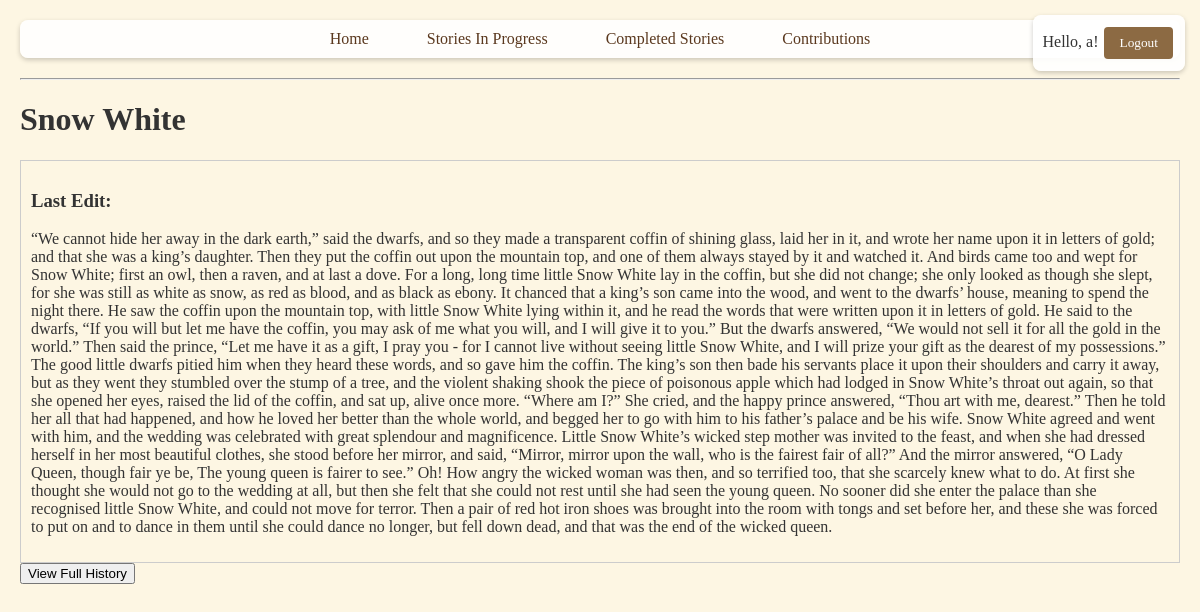
Page /story/1 (signed in) on the committed database.
### __init__.py (models this page shows)
class User(db.Model, UserMixin):
    id = db.Column(db.Integer, primary_key=True)
    username = db.Column(db.String(150), unique=True, nullable=False)
    password = db.Column(db.String(150), nullable=False)

class Story(db.Model):
    id = db.Column(db.Integer, primary_key=True)
    title = db.Column(db.String(200), nullable=False)
    status = db.Column(db.String(50), nullable=False, default='in_progress')  # 'in_progress' or 'completed'
    edits = db.relationship('Edit', backref='story', lazy=True)

class Edit(db.Model):
    id = db.Column(db.Integer, primary_key=True)
    content = db.Column(db.Text, nullable=False)
    story_id = db.Column(db.Integer, db.ForeignKey('story.id'), nullable=False)
    user_id = db.Column(db.Integer, db.ForeignKey('user.id'), nullable=False)
    timestamp = db.Column(db.DateTime, nullable=False)

### __init__.py (the view)
@app.route('/story/<int:story_id>')
def story_detail(story_id):
    story = Story.query.get_or_404(story_id)
    last_edit = Edit.query.filter_by(story_id=story.id).order_by(Edit.timestamp.desc()).first()
    display_content = last_edit.content if last_edit else ""
    return render_template('story_detail.html', story=story, last_edit=last_edit, display_content=display_content, has_contributed=has_contributed)

### __init__.py (called while the page is built)
@login_manager.user_loader
def load_user(user_id):
    return User.query.get(int(user_id))

def has_contributed(story, user):
    if not user or not user.is_authenticated:
        return False
    return Edit.query.filter_by(story_id=story.id, user_id=user.id).first() is not None

### templates/story_detail.html (shortened to what this page needs)
<!DOCTYPE html>
<html lang="en">
<head>
</head>
<body>
{% extends "base.html" %}
{% block content %}
  <h1>{{ story.title }}</h1>
  <div style="border:1px solid #ccc; padding:10px;">
      <h3>Last Edit:</h3>
      <p>{{ display_content }}</p>
  </div>
  {% if current_user.is_authenticated %}
      {% if not has_contributed(story, current_user) and story.status != 'completed' %}
          <a href="{{ url_for('contribute_story', story_id=story.id) }}"><button>Contribute</button></a>
      {% else %}
          <a href="{{ url_for('edit_history', story_id=story.id) }}"><button>View Full History</button></a>
      {% endif %}
  {% endif %}
{% endblock %}

### templates/base.html (shortened to what this page needs)
<!DOCTYPE html>
<html lang="en">
<head>
  <link rel="stylesheet" href="{{ url_for('static', filename='styles.css') }}">
</head>
<body>
  <nav>
    <a href="{{ url_for('home') }}">Home</a>
    <a href="{{ url_for('in_progress') }}">Stories In Progress</a>
    <a href="{{ url_for('completed') }}">Completed Stories</a>
    {% if current_user.is_authenticated %}
      <a href="{{ url_for('contributions') }}">Contributions</a>
    {% endif %}
  </nav>
  <div class="login-container">
    {% if current_user.is_authenticated %}
      <span>Hello, {{ current_user.username }}!</span>
      <form action="{{ url_for('logout') }}" method="GET" style="display:inline;">
        <button type="submit" class="btn">Logout</button>
      </form>
    {% endif %}
  </div>
  <hr>
  {% block content %}{% endblock %}
</body>
</html>

### static/styles.css (style rules this page uses)
body { background: url('https://www.transparenttextures.com/patterns/old-mathematics.png'), #fdf6e3; background-size: cover; margin: 0; padding: 20px; font-family: 'Merriweather', serif; color: #333; }
nav { text-align: center; margin-bottom: 20px; background: rgba(255,255,255,0.9); padding: 10px; border-radius: 8px; box-shadow: 0 2px 5px rgba(0,0,0,0.2); }
nav a { color: #5a381e; text-decoration: none; margin: 0 15px; padding: 8px 12px; border-radius: 4px; transition: background 0.3s; }
.login-container { position: fixed; top: 15px; right: 15px; background: rgba(255,255,255,0.9); padding: 10px; border-radius: 8px; box-shadow: 0 2px 5px rgba(0,0,0,0.2); }
.btn { background: #8c6a43; color: #fff; border: none; padding: 8px 15px; margin: 2px; border-radius: 4px; cursor: pointer; transition: background 0.3s, transform 0.2s; font-family: inherit; }

### rows in the picture
User: username "a"
Story: title "Snow White"
Edit: content "“We cannot hide her away in the dark earth,” said the dwarfs, and so they made a transparent coffin of shining glass, laid her in it, and wrote her name upon it in letters of gold; and that she was a king’s daughter. Then they put the coffin out upon the mountain top, and one of them always stayed by it and watched it. And birds came too and wept for Snow White; first an owl, then a raven, and at last a dove. For a long, long time little Snow White lay in the coffin, but she did not change; she only looked as though she slept, for she was still as white as snow, as red as blood, and as black as ebony. It chanced that a king’s son came into the wood, and went to the dwarfs’ house, meaning to…"
